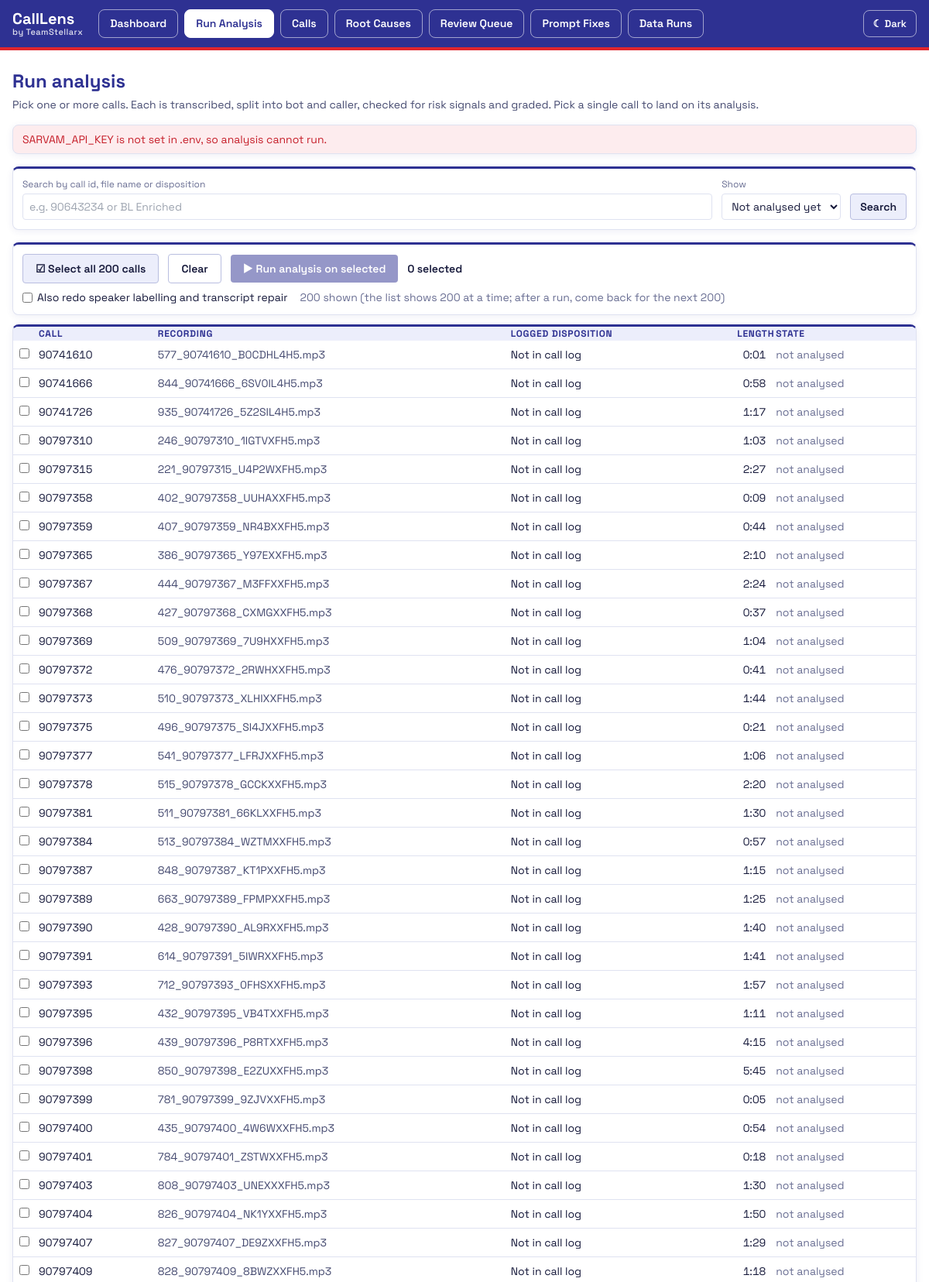
Screenshot of /analyse (upper part) with the database file from the repository.
### tables this page shows
CREATE TABLE call (
    call_id TEXT PRIMARY KEY,
    recording_url TEXT,
    has_recording INTEGER NOT NULL DEFAULT 0,
    disposition TEXT,
    disposition_group TEXT,
    is_call_answered TEXT,
    entered_on TEXT,
    lead_id TEXT,
    raw_json TEXT,
    audio_path TEXT,
    duration_s REAL,
    channels INTEGER,
    language_code TEXT,
    language_probability REAL,
    speaker_method TEXT,
    status TEXT NOT NULL DEFAULT 'imported',
    error TEXT
, source TEXT NOT NULL DEFAULT 'csv', original_name TEXT);

### app/main.py (the view)
@app.get("/analyse", response_class=HTMLResponse)
async def analyse_pick(request: Request, q: str = "", show: str = "new", notice: str = "") -> HTMLResponse:
    where, params = ["c.has_recording = 1", "c.status != 'no_recording'"], []
    if show == "new":
        where.append("g.call_id IS NULL")
    elif show == "done":
        where.append("g.call_id IS NOT NULL")
    if q.strip():
        where.append("(c.call_id LIKE ? OR c.original_name LIKE ? OR c.disposition LIKE ?)")
        params += [f"%{q.strip()}%"] * 3
    rows = db.q(
        f"""SELECT c.call_id, c.original_name, c.disposition, c.duration_s, c.status, c.source, c.error,
                   c.audio_path, g.grade, g.fatal_code
            FROM call c LEFT JOIN grade g ON g.call_id = c.call_id
            WHERE {' AND '.join(where)}
            ORDER BY (c.audio_path IS NULL), c.source DESC, c.call_id LIMIT 200""",
        *params,
    )
    return page(request, "analyse.html", rows=rows, q=q, show=show, notice=notice, key_set=bool(config.SARVAM_API_KEY))

### app/templates/analyse.html (shortened to what this page needs)
{% extends "base.html" %}
{% block content %}
<h1 class="text-2xl font-bold mb-1">Run analysis</h1>
<p class="text-sm text-slate-600 mb-4">Pick one or more calls. Each is transcribed, split into bot and caller, checked for risk signals and graded. Pick a single call to land on its analysis.</p>
{% if not key_set %}<p class="mb-4 rounded-lg border border-red-300 bg-red-50 px-3 py-2 text-sm text-red-800" role="alert">SARVAM_API_KEY is not set in .env, so analysis cannot run.</p>{% endif %}
<form method="get" class="mb-4 flex flex-wrap items-end gap-3 rounded-lg border border-slate-200 bg-white p-3 text-sm">
  <label class="flex flex-col gap-1 grow"><span class="text-xs text-slate-500">Search by call id, file name or disposition</span>
    <input type="search" name="q" value="{{ q }}" placeholder="e.g. 90643234 or BL Enriched" class="rounded border border-slate-300 px-2 py-1.5">
  </label>
  <label class="flex flex-col gap-1"><span class="text-xs text-slate-500">Show</span>
    <select name="show" class="rounded border border-slate-300 px-2 py-1.5">
      <option value="new" {{ 'selected' if show == 'new' }}>Not analysed yet</option>
    </select>
  </label>
  <button class="rounded bg-slate-800 px-3 py-1.5 font-semibold text-white">Search</button>
</form>
{% if not rows %}
<p class="rounded-lg border border-slate-200 bg-white p-6 text-sm text-slate-600">No calls match. Try "All calls", or add recordings on <a class="text-blue-700 underline" href="/runs">Data Runs</a>.</p>
{% else %}
<form method="post" action="/analyse" id="analyse-form">
  <div class="sticky top-0 z-10 mb-3 rounded-lg border border-slate-200 bg-white p-3 text-sm">
    <div class="flex flex-wrap items-center gap-3">
      <button type="button" id="select-all" class="rounded bg-slate-800 px-4 py-2 font-semibold text-white">☑ Select all shown</button>
      <button type="button" id="select-none" class="rounded border border-slate-400 px-4 py-2 font-semibold">Clear</button>
      <button id="run-selected" class="rounded bg-blue-700 px-4 py-2 font-semibold text-white disabled:opacity-50" {{ 'disabled' if job or not key_set }}>▶ Run analysis on selected</button>
      <span id="selected-count" class="font-semibold num" aria-live="polite">0 selected</span>
    </div>
    <div class="flex flex-wrap items-center gap-4 mt-2">
      <label class="flex items-center gap-1.5"><input type="checkbox" name="redo_transcript" value="1"> Also redo speaker labelling and transcript repair</label>
      <span class="text-slate-500">{{ rows | length }} shown{% if rows | length == 200 %} (the list shows 200 at a time; after a run, come back for the next 200){% endif %}</span>
    </div>
  </div>
  <div class="overflow-x-auto rounded-lg border border-slate-200 bg-white">
    <table class="w-full text-sm">
      <thead class="text-left text-xs uppercase text-slate-500">
        <tr><th class="p-2 w-8"><span class="sr-only">Select</span></th><th>Call</th><th>Recording</th><th>Logged disposition</th><th class="text-right">Length</th><th class="pr-2">State</th></tr>
      </thead>
      <tbody class="divide-y divide-slate-100">
        {% for r in rows %}
        {% set blocked = not r.audio_path and r.status == 'error' %}
        <tr>
          <td class="p-2"><input type="checkbox" name="call_ids" value="{{ r.call_id }}" id="pick-{{ r.call_id }}" {{ 'disabled' if blocked }}></td>
          <td class="py-2 pr-3"><label for="pick-{{ r.call_id }}" class="num cursor-pointer">{{ r.call_id }}</label></td>
          <td class="py-2 pr-3 text-slate-600">{{ r.original_name or ("call log link" if r.source == "csv" else "") }}</td>
          <td class="py-2 pr-3">{{ r.disposition }}</td>
          <td class="py-2 pr-3 text-right num">{{ r.duration_s | dur }}</td>
          <td class="py-2 pr-2">
            {% if r.grade == "FATAL" %}<a class="text-red-600 font-semibold" href="/calls/{{ r.call_id }}">Fatal {{ r.fatal_code or "" }}</a>
            {% elif r.grade %}<a class="text-green-700 font-semibold" href="/calls/{{ r.call_id }}">Non-Fatal</a>
            {% elif blocked %}<span class="text-amber-700" title="{{ r.error }}">recording not reachable</span>
            {% else %}<span class="text-slate-500">not analysed</span>{% endif %}
          </td>
        </tr>
        {% endfor %}
      </tbody>
    </table>
  </div>
</form>
{% endif %}
{% endblock %}

### app/static/app.css (style rules this page uses)
html.neo { --brand-navy: #2e3192; --brand-red: #e0262d; --bg: #ffffff; --panel: #ffffff; --panel-tint: #f3f4fc; --header: #2e3192; --header-text: #ffffff; --line: #dfe2f1; --line-strong: #b9bee0; --text: #15183a; --text-2: #454a70; --text-3: #686d92; --accent: #2e3192; --accent-soft: #eceefb; --btn: #2e3192; --btn-hover: #23267a; --field: #ffffff; --fatal: #c61f2a; --fatal-soft: #fdecee; --risk: #9a5800; --risk-soft: #fff3df; --clean: #0f7a4a; --clean-soft: #e6f6ee; --shadow: 0 2px 10px rgba(46, 49, 146, 0.08); --series-1: #2563eb; --series-2: #f97316; --series-3: #c026d3; --series-4: #0d9488; --series-5: #e0262d; --series-6: #7c3aed; color-scheme: light; }
html.neo body { font-family: "Space Grotesk", system-ui, -apple-system, "Segoe UI", "Noto Sans", "Noto Sans Devanagari", "Nirmala UI", sans-serif; color: var(--text); background: var(--bg); min-height: 100vh; }
.num { font-variant-numeric: tabular-nums; }
html.neo .bg-white, html.neo .bg-slate-50 { background: var(--panel) !important; }
html.neo .rounded-lg.border { border-color: var(--line) !important; box-shadow: var(--shadow); }
html.neo .rounded-lg.border.bg-white { border-top: 3px solid var(--brand-navy) !important; }
html.neo [class*="border-slate-"] { border-color: var(--line) !important; }
html.neo [class*="divide-slate-"] > * + * { border-color: var(--line) !important; }
html.neo .text-slate-900, html.neo .text-slate-800 { color: var(--text) !important; }
html.neo .text-slate-700, html.neo .text-slate-600 { color: var(--text-2) !important; }
html.neo .text-slate-500, html.neo .text-slate-400 { color: var(--text-3) !important; }
html.neo h1 { color: var(--accent); }
html.neo thead { background: var(--accent-soft); }
html.neo th { color: var(--accent) !important; letter-spacing: 0.06em; }
html.neo .bg-blue-700, html.neo .btn-primary { background: var(--btn) !important; color: #ffffff !important; border: 0; }
html.neo .bg-slate-800 { background: var(--accent-soft) !important; color: var(--text) !important; border: 1px solid var(--line-strong); }
html.neo button.border, html.neo .border-blue-700 { border-color: var(--line-strong) !important; color: var(--text) !important; background: transparent; }
html.neo input, html.neo select { background: var(--field) !important; color: var(--text) !important; border-color: var(--line-strong) !important; }
html.neo .text-red-600, html.neo .text-red-700, html.neo .text-red-800 { color: var(--fatal) !important; }
html.neo .bg-red-100, html.neo .bg-red-50 { background: var(--fatal-soft) !important; }
html.neo .border-red-300 { border-color: var(--fatal) !important; }
html.neo .sticky.top-0 { top: 70px; }

### rows the page displays
call: call_id "90741610", original_name "577_90741610_B0CDHL4H5.mp3", disposition "Not in call log", duration_s|dur "0:01"
call: call_id "90741666", original_name "844_90741666_6SV0IL4H5.mp3", disposition "Not in call log", duration_s|dur "0:58"
call: call_id "90741726", original_name "935_90741726_5Z2SIL4H5.mp3", disposition "Not in call log", duration_s|dur "1:17"
call: call_id "90797310", original_name "246_90797310_1IGTVXFH5.mp3", disposition "Not in call log", duration_s|dur "1:03"
call: call_id "90797315", original_name "221_90797315_U4P2WXFH5.mp3", disposition "Not in call log", duration_s|dur "2:27"
call: call_id "90797358", original_name "402_90797358_UUHAXXFH5.mp3", disposition "Not in call log", duration_s|dur "0:09"
call: call_id "90797359", original_name "407_90797359_NR4BXXFH5.mp3", disposition "Not in call log", duration_s|dur "0:44"
call: call_id "90797365", original_name "386_90797365_Y97EXXFH5.mp3", disposition "Not in call log", duration_s|dur "2:10"
call: call_id "90797367", original_name "444_90797367_M3FFXXFH5.mp3", disposition "Not in call log", duration_s|dur "2:24"
call: call_id "90797368", original_name "427_90797368_CXMGXXFH5.mp3", disposition "Not in call log", duration_s|dur "0:37"
call: call_id "90797369", original_name "509_90797369_7U9HXXFH5.mp3", disposition "Not in call log", duration_s|dur "1:04"
call: call_id "90797372", original_name "476_90797372_2RWHXXFH5.mp3", disposition "Not in call log", duration_s|dur "0:41"
call: call_id "90797373", original_name "510_90797373_XLHIXXFH5.mp3", disposition "Not in call log", duration_s|dur "1:44"
call: call_id "90797375", original_name "496_90797375_SI4JXXFH5.mp3", disposition "Not in call log", duration_s|dur "0:21"
call: call_id "90797377", original_name "541_90797377_LFRJXXFH5.mp3", disposition "Not in call log", duration_s|dur "1:06"
call: call_id "90797378", original_name "515_90797378_GCCKXXFH5.mp3", disposition "Not in call log", duration_s|dur "2:20"
call: call_id "90797381", original_name "511_90797381_66KLXXFH5.mp3", disposition "Not in call log", duration_s|dur "1:30"
call: call_id "90797384", original_name "513_90797384_WZTMXXFH5.mp3", disposition "Not in call log", duration_s|dur "0:57"
call: call_id "90797387", original_name "848_90797387_KT1PXXFH5.mp3", disposition "Not in call log", duration_s|dur "1:15"
call: call_id "90797389", original_name "663_90797389_FPMPXXFH5.mp3", disposition "Not in call log", duration_s|dur "1:25"
call: call_id "90797390", original_name "428_90797390_AL9RXXFH5.mp3", disposition "Not in call log", duration_s|dur "1:40"
call: call_id "90797391", original_name "614_90797391_5IWRXXFH5.mp3", disposition "Not in call log", duration_s|dur "1:41"
call: call_id "90797393", original_name "712_90797393_0FHSXXFH5.mp3", disposition "Not in call log", duration_s|dur "1:57"
call: call_id "90797395", original_name "432_90797395_VB4TXXFH5.mp3", disposition "Not in call log", duration_s|dur "1:11"
call: call_id "90797396", original_name "439_90797396_P8RTXXFH5.mp3", disposition "Not in call log", duration_s|dur "4:15"
call: call_id "90797398", original_name "850_90797398_E2ZUXXFH5.mp3", disposition "Not in call log", duration_s|dur "5:45"
call: call_id "90797399", original_name "781_90797399_9ZJVXXFH5.mp3", disposition "Not in call log", duration_s|dur "0:05"
call: call_id "90797400", original_name "435_90797400_4W6WXXFH5.mp3", disposition "Not in call log", duration_s|dur "0:54"
call: call_id "90797401", original_name "784_90797401_ZSTWXXFH5.mp3", disposition "Not in call log", duration_s|dur "0:18"
call: call_id "90797403", original_name "808_90797403_UNEXXXFH5.mp3", disposition "Not in call log", duration_s|dur "1:30"
call: call_id "90797404", original_name "826_90797404_NK1YXXFH5.mp3", disposition "Not in call log", duration_s|dur "1:50"
call: call_id "90797407", original_name "827_90797407_DE9ZXXFH5.mp3", disposition "Not in call log", duration_s|dur "1:29"
call: call_id "90797409", original_name "828_90797409_8BWZXXFH5.mp3", disposition "Not in call log", duration_s|dur "1:18"

### other values shown
{{ label }} "Dashboard" "Run Analysis" "Calls" "Root Causes" "Review Queue" "Prompt Fixes" "Data Runs"
{{ rows | length }} "200"
